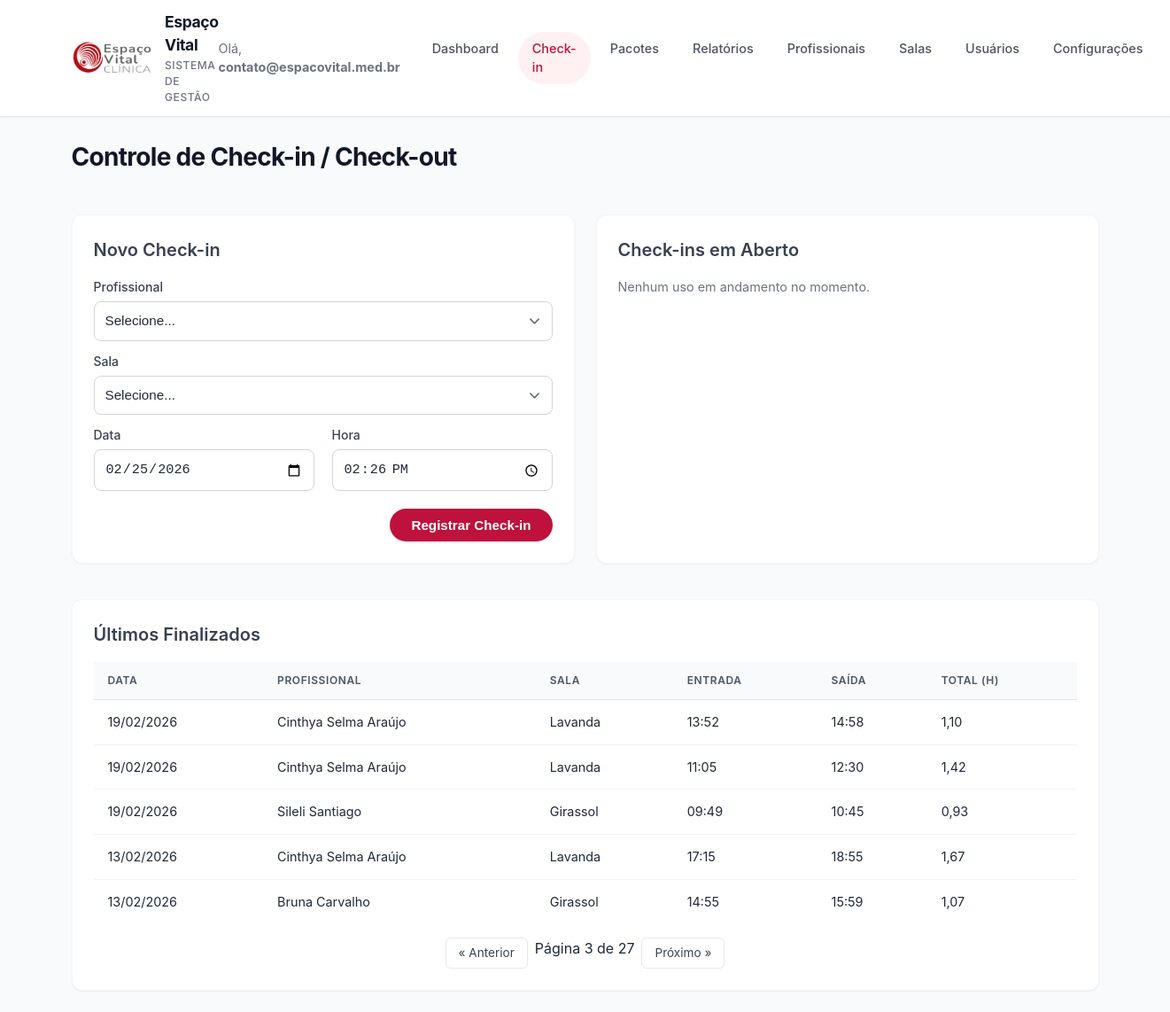
Screenshot of /index.php?route=checkin&page=3 (signed in) with the database file from the repository.
### tables this page shows
CREATE TABLE "registros" (
            id INTEGER PRIMARY KEY AUTOINCREMENT,
            profissional_id INTEGER,
            sala_id INTEGER,
            data TEXT,
            hora_checkin TEXT,
            hora_checkout TEXT,
            total_horas REAL,
            FOREIGN KEY(profissional_id) REFERENCES profissionais(id),
            FOREIGN KEY(sala_id) REFERENCES salas(id)
        );

CREATE TABLE profissionais (
    id INTEGER PRIMARY KEY AUTOINCREMENT,
    nome TEXT NOT NULL UNIQUE,
    ativo INTEGER NOT NULL DEFAULT 1
);

CREATE TABLE salas (
    id INTEGER PRIMARY KEY AUTOINCREMENT,
    nome TEXT NOT NULL UNIQUE,
    ativo INTEGER NOT NULL DEFAULT 1
);

### src/Controllers/CheckinController.php (called while the page is built, shortened)
<?php
class CheckinController extends Controller
{
    public function index()
    {
        $mensagemSistema = '';
        $mensagemWhatsApp = '';
        $erro = '';
        $finalizadosPage = max(1, (int) ($_GET['page'] ?? 1));
        $porPagina = 5;
        $offset = ($finalizadosPage - 1) * $porPagina;
        $data = [
            'profissionais' => Professional::all(),
            'salas' => Room::all(),
            'abertos' => Registry::getOpen(),
            'finalizados' => Registry::getFinished($porPagina, $offset),
            'totalPaginas' => ceil(Registry::countFinished() / $porPagina),
            'paginaAtual' => $finalizadosPage,
            'mensagemSistema' => $mensagemSistema,
            'mensagemWhatsApp' => $mensagemWhatsApp,
            'erro' => $erro
        ];
        $this->view('checkin/index', $data);
    }
}

### config/autoloader.php (called while the page is built, shortened)
<?php
spl_autoload_register(function ($class) {
    $prefix = 'Clinica\\';
    $base_dir = __DIR__ . '/../src/';
    $len = strlen($prefix);
    $relative_class = substr($class, $len);
    $file = $base_dir . str_replace('\\', '/', $relative_class) . '.php';
});

### src/Models/Registry.php (called while the page is built, shortened)
<?php
class Registry
{
    public static function getFinished($limit, $offset)
    {
        $pdo = Database::getInstance()->getConnection();
        $stmt = $pdo->prepare("
            SELECT r.*, p.nome as profissional, s.nome as sala
            FROM registros r
            LEFT JOIN profissionais p ON r.profissional_id = p.id
            LEFT JOIN salas s ON r.sala_id = s.id
            WHERE r.hora_checkout IS NOT NULL
            ORDER BY r.data DESC, r.hora_checkin DESC
            LIMIT :limite OFFSET :offset
        ");
        $stmt->bindValue(':limite', $limit, PDO::PARAM_INT);
        $stmt->bindValue(':offset', $offset, PDO::PARAM_INT);
        $stmt->execute();
        return $stmt->fetchAll();
    }
}

### src/Helpers/DateHelper.php (called while the page is built, shortened)
<?php
class DateHelper
{
    public static function formatBr($date)
    {
        $d = DateTime::createFromFormat('Y-m-d', $date);
        return $d ? $d->format('d/m/Y') : $date;
    }
}

### src/Views/checkin/index.php (the view, shortened to what this page needs)
<!DOCTYPE html>
<html lang="pt-br">
<head>
    <link rel="stylesheet" href="style.css">
</head>
<body>
    <?php include __DIR__ . '/../layouts/header.php'; ?>
    <main class="container">
        <div class="topbar">
            <h1>Controle de Check-in / Check-out</h1>
        </div>
        <div class="grid-2">
            <div class="card">
                <h2>Novo Check-in</h2>
                <form method="post" action="index.php?route=checkin">
                    <div class="flex-col" style="margin-bottom:12px;">
                        <label for="profissional_id">Profissional</label>
                        <select id="profissional_id" name="profissional_id" required>
                            <option value="">Selecione...</option>
                        </select>
                    </div>
                    <div class="flex-col" style="margin-bottom:12px;">
                        <label for="sala_id">Sala</label>
                        <select id="sala_id" name="sala_id" required>
                            <option value="">Selecione...</option>
                        </select>
                    </div>
                    <div class="flex-row">
                        <div class="flex-col">
                            <label for="data">Data</label>
                            <input type="date" id="data" name="data" value="<?= date('Y-m-d') ?>">
                        </div>
                        <div class="flex-col">
                            <label for="hora_checkin">Hora</label>
                            <input type="time" id="hora_checkin" name="hora_checkin" value="<?= date('H:i') ?>">
                        </div>
                    </div>
                    <div style="margin-top:20px; text-align:right;">
                        <button type="submit" class="btn-primary">Registrar Check-in</button>
                    </div>
                </form>
            </div>
            <div class="card">
                <h2>Check-ins em Aberto</h2>
                <?php if (empty($abertos)): ?>
                    <p class="info">Nenhum uso em andamento no momento.</p>
                <?php endif; ?>
            </div>
        </div>
        <div class="card" style="margin-top:16px;">
            <h2>Últimos Finalizados</h2>
            <?php if (empty($finalizados)): ?>
                <p class="info">Nenhum registro finalizado.</p>
            <?php else: ?>
                <div style="overflow-x:auto;">
                    <table>
                        <thead>
                            <tr>
                                <th>Data</th>
                                <th>Profissional</th>
                                <th>Sala</th>
                                <th>Entrada</th>
                                <th>Saída</th>
                                <th>Total (h)</th>
                            </tr>
                        </thead>
                        <tbody>
                            <?php foreach ($finalizados as $r): ?>
                                <tr>
                                    <td><?= \Clinica\Helpers\DateHelper::formatBr($r['data']) ?></td>
                                    <td><?= htmlspecialchars($r['profissional']) ?></td>
                                    <td><?= htmlspecialchars($r['sala']) ?></td>
                                    <td><?= htmlspecialchars($r['hora_checkin']) ?></td>
                                    <td><?= htmlspecialchars($r['hora_checkout']) ?></td>
                                    <td>
                                        <?= $r['total_horas'] !== null
                                            ? number_format((float) $r['total_horas'], 2, ',', '')
                                            : '-' ?>
                                    </td>
                                </tr>
                            <?php endforeach; ?>
                        </tbody>
                    </table>
                </div>
                <?php if ($totalPaginas > 1): ?>
                    <div class="pagination">
                        <?php if ($paginaAtual > 1): ?>
                            <a href="index.php?route=checkin&page=<?= $paginaAtual - 1 ?>">&laquo; Anterior</a>
                        <?php endif; ?>
                        <span>Página <?= $paginaAtual ?> de <?= $totalPaginas ?></span>
                        <?php if ($paginaAtual < $totalPaginas): ?>
                            <a href="index.php?route=checkin&page=<?= $paginaAtual + 1 ?>">Próximo &raquo;</a>
                        <?php endif; ?>
                    </div>
                <?php endif; ?>
            <?php endif; ?>
        </div>
    </main>
</body>
</html>

### style.css (style rules this page uses)
:root { --primary-color: #be123c; --primary-hover: #9f1239; --secondary-bg: #f3f4f6; --text-main: #1f2937; --text-muted: #6b7280; --card-bg: #ffffff; --border-color: #e5e7eb; --radius-md: 12px; --radius-full: 999px; --shadow-sm: 0 1px 2px 0 rgba(0, 0, 0, 0.05); --shadow-md: 0 4px 6px -1px rgba(0, 0, 0, 0.1), 0 2px 4px -1px rgba(0, 0, 0, 0.06); --font-base: 'Inter', system-ui, -apple-system, sans-serif; }
*, *::before, *::after { box-sizing: border-box; }
body { margin: 0; padding: 0; font-family: var(--font-base); background-color: #f9fafb; color: var(--text-main); line-height: 1.5; -webkit-font-smoothing: antialiased; }
a { color: var(--primary-color); text-decoration: none; transition: color 0.2s; }
.container { max-width: 1200px; margin: 24px auto; padding: 0 20px; }
.card { background: var(--card-bg); border-radius: var(--radius-md); padding: 24px; border: 1px solid rgba(0,0,0,0.04); box-shadow: var(--shadow-sm); margin-bottom: 24px; transition: transform 0.2s ease, box-shadow 0.2s ease; }
h1 { font-size: 1.75rem; font-weight: 700; color: #111827; margin: 0 0 24px 0; letter-spacing: -0.025em; }
h2 { font-size: 1.25rem; font-weight: 600; margin: 0 0 16px 0; color: #374151; }
p.info { color: var(--text-muted); font-size: 0.9rem; margin-top: 0; }
label { display: block; font-size: 0.875rem; font-weight: 500; color: #374151; margin-bottom: 6px; }
input, select, textarea { display: block; width: 100%; padding: 10px 12px; font-size: 0.95rem; line-height: 1.5; color: #1f2937; background-color: #fff; border: 1px solid #d1d5db; border-radius: 8px; transition: border-color 0.15s ease, box-shadow 0.15s ease; appearance: none; }
select { background-position: right 0.5rem center; background-repeat: no-repeat; background-size: 1.5em 1.5em; padding-right: 2.5rem; }
.btn-primary { display: inline-flex; justify-content: center; align-items: center; padding: 10px 24px; border-radius: var(--radius-full); border: none; background-color: var(--primary-color); color: white; font-weight: 600; font-size: 0.95rem; cursor: pointer; box-shadow: 0 1px 2px 0 rgba(0, 0, 0, 0.05); transition: all 0.2s; }
table { width: 100%; border-collapse: separate; border-spacing: 0; font-size: 0.9rem; }
th { background-color: #f9fafb; color: #4b5563; font-weight: 600; text-transform: uppercase; font-size: 0.75rem; letter-spacing: 0.05em; padding: 12px 16px; border-bottom: 1px solid #e5e7eb; text-align: left; }
td { padding: 14px 16px; border-bottom: 1px solid #f3f4f6; color: #1f2937; }
tr:last-child td { border-bottom: none; }
.flex-row { display: flex; gap: 20px; flex-wrap: wrap; }
.flex-col { flex: 1; min-width: 200px; }
.grid-2 { display: grid; grid-template-columns: 1fr 1fr; gap: 24px; }
.pagination { display: flex; justify-content: center; gap: 8px; margin-top: 16px; }
.pagination a { padding: 6px 14px; background: white; border: 1px solid #e5e7eb; border-radius: 6px; color: #374151; font-size: 0.85rem; }
.topbar { display: flex; justify-content: space-between; align-items: center; margin-bottom: 20px; }

### rows the page displays
registros: data "19/02/2026", profissional.nome "Cinthya Selma Araújo", sala.nome "Lavanda", hora_checkin "13:52", hora_checkout "14:58", total_horas "1,10"
registros: data "19/02/2026", profissional.nome "Cinthya Selma Araújo", sala.nome "Lavanda", hora_checkin "11:05", hora_checkout "12:30", total_horas "1,42"
registros: data "19/02/2026", profissional.nome "Sileli Santiago", sala.nome "Girassol", hora_checkin "09:49", hora_checkout "10:45", total_horas "0,93"
registros: data "13/02/2026", profissional.nome "Cinthya Selma Araújo", sala.nome "Lavanda", hora_checkin "17:15", hora_checkout "18:55", total_horas "1,67"
registros: data "13/02/2026", profissional.nome "Bruna Carvalho", sala.nome "Girassol", hora_checkin "14:55", hora_checkout "15:59", total_horas "1,07"

### other values shown
$userEmail "contato@espacovital.med.br"
$paginaAtual "3"
$totalPaginas "27"
